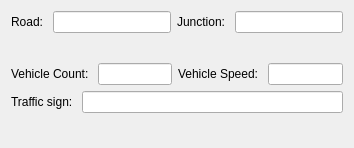
<?xml version="1.0" encoding="UTF-8"?>
<ui version="4.0">
 <class>RoadWidget</class>
 <widget class="QWidget" name="RoadWidget">
  <property name="geometry">
   <rect>
    <x>0</x>
    <y>0</y>
    <width>354</width>
    <height>148</height>
   </rect>
  </property>
  <property name="minimumSize">
   <size>
    <width>0</width>
    <height>0</height>
   </size>
  </property>
  <property name="windowTitle">
   <string>Form</string>
  </property>
  <layout class="QGridLayout" name="gridLayout">
   <item row="0" column="0">
    <layout class="QVBoxLayout" name="verticalLayout">
     <item>
      <layout class="QHBoxLayout" name="horizontalLayout_6">
       <item>
        <layout class="QHBoxLayout" name="horizontalLayout_4">
         <item>
          <widget class="QLabel" name="label_head_road">
           <property name="text">
            <string>Road: </string>
           </property>
          </widget>
         </item>
         <item>
          <widget class="QLineEdit" name="lineEdit_road"/>
         </item>
        </layout>
       </item>
       <item>
        <layout class="QHBoxLayout" name="horizontalLayout_5">
         <item>
          <widget class="QLabel" name="label_head_junction">
           <property name="text">
            <string>Junction: </string>
           </property>
          </widget>
         </item>
         <item>
          <widget class="QLineEdit" name="lineEdit_junction"/>
         </item>
        </layout>
       </item>
      </layout>
     </item>
     <item>
      <widget class="QWidget" name="widget_section" native="true"/>
     </item>
     <item>
      <layout class="QHBoxLayout" name="horizontalLayout_7">
       <item>
        <layout class="QHBoxLayout" name="horizontalLayout">
         <item>
          <widget class="QLabel" name="label_veh_count">
           <property name="text">
            <string>Vehicle Count: </string>
           </property>
          </widget>
         </item>
         <item>
          <widget class="QLineEdit" name="lineEdit_veh_count"/>
         </item>
        </layout>
       </item>
       <item>
        <layout class="QHBoxLayout" name="horizontalLayout_2">
         <item>
          <widget class="QLabel" name="label_veh_speed">
           <property name="text">
            <string>Vehicle Speed: </string>
           </property>
          </widget>
         </item>
         <item>
          <widget class="QLineEdit" name="lineEdit_veh_speed"/>
         </item>
        </layout>
       </item>
      </layout>
     </item>
     <item>
      <layout class="QHBoxLayout" name="horizontalLayout_3">
       <item>
        <widget class="QLabel" name="label_traff_sign">
         <property name="text">
          <string>Traffic sign: </string>
         </property>
        </widget>
       </item>
       <item>
        <widget class="QLineEdit" name="lineEdit_taff_sign"/>
       </item>
      </layout>
     </item>
     <item>
      <widget class="QWidget" name="widget_info" native="true"/>
     </item>
    </layout>
   </item>
  </layout>
 </widget>
 <resources/>
 <connections/>
</ui>
